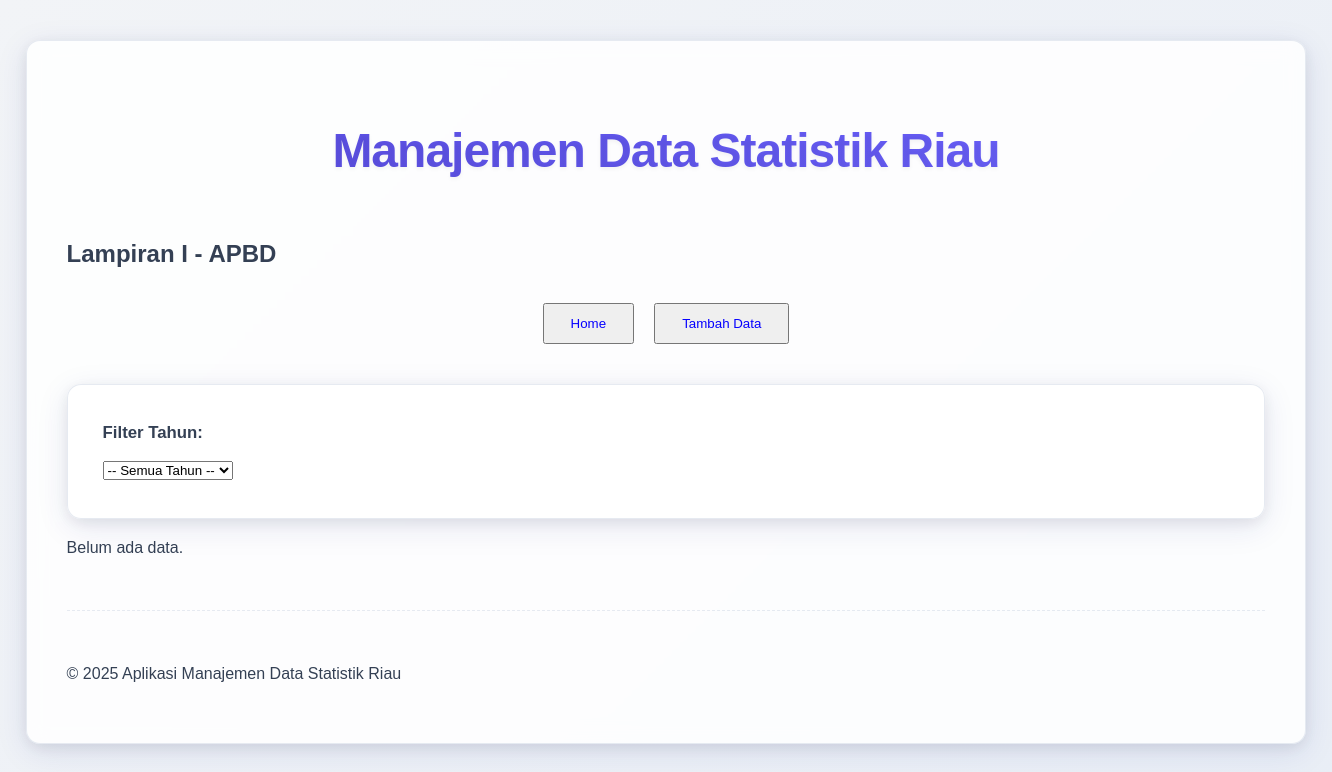
Page /pages/apbd-lampiran-satu/read.php?tahun=2021 on the earlier database version.
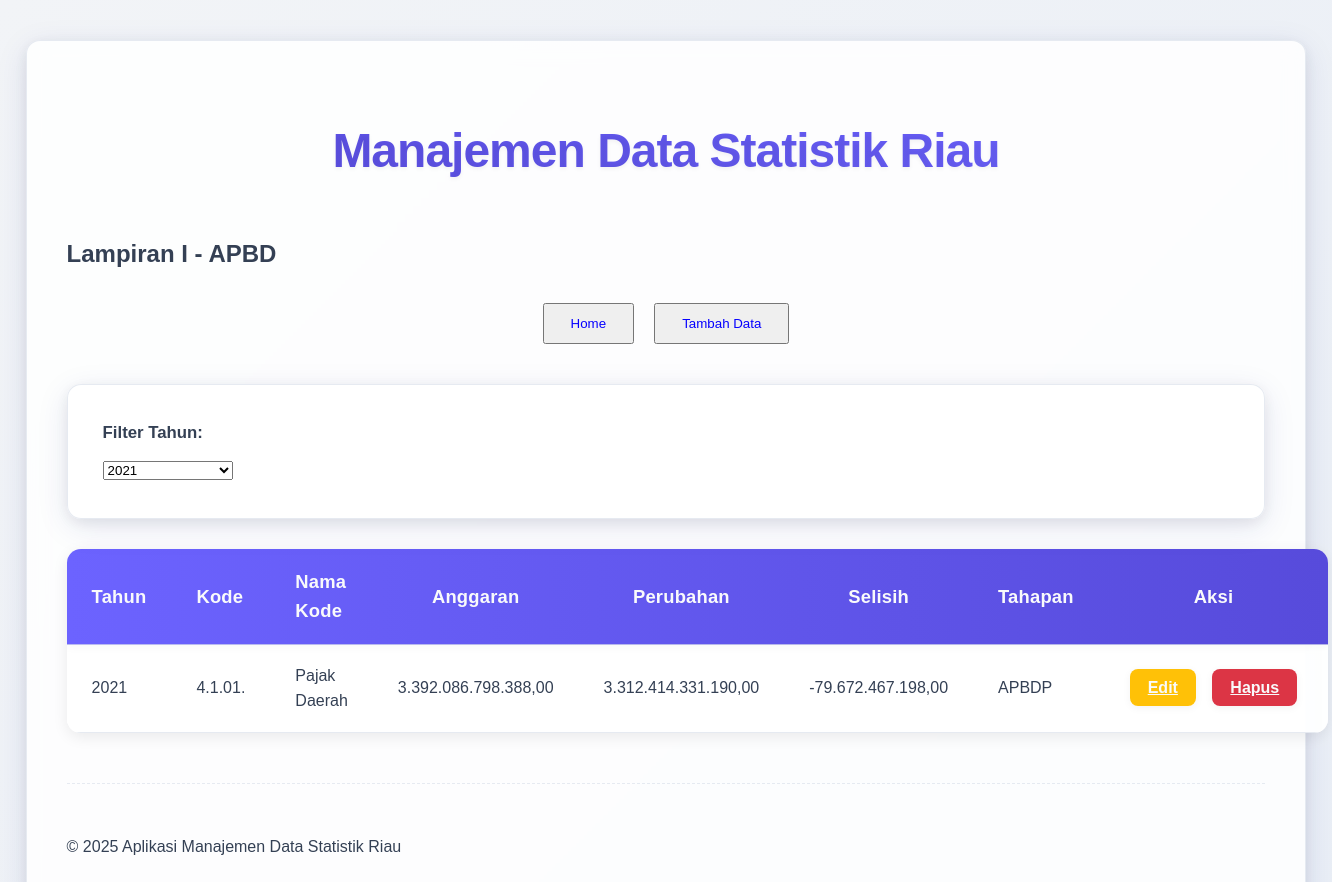
Same page on the later database version.
### tables this page shows
CREATE TABLE `apbd_lampiran_1` (
  `id` int(11) NOT NULL,
  `tahun` int(5) DEFAULT NULL,
  `id_kode_urut` int(5) DEFAULT NULL,
  `jumlah_anggaran` decimal(18,2) DEFAULT NULL,
  `jumlah_perubahan` decimal(18,2) DEFAULT NULL,
  `id_jenis_apbd` int(5) DEFAULT NULL
);

CREATE TABLE `kode_urut` (
  `id` int(11) NOT NULL,
  `no_urut` varchar(11) DEFAULT NULL,
  `uraian` varchar(255) DEFAULT NULL,
  `id_kode_level` int(11) DEFAULT NULL
);

CREATE TABLE `jenis_apbd` (
  `id` int(11) NOT NULL,
  `uraian` varchar(255) DEFAULT NULL,
  `akronim` varchar(255) DEFAULT NULL
);

### pages/apbd-lampiran-satu/read.php (the view, shortened to what this page needs)
<?php
include '../../config/database.php';
include '../../templates/header.php';
$selected_year = '';
if (isset($_GET['tahun']) && $_GET['tahun'] != '') {
    $selected_year = $_GET['tahun'];
}
$where_clause = "";
if ($selected_year != '') {
    $where_clause = " WHERE tahun= ?";
}
$sql = "SELECT a.id AS id, a.tahun AS tahun, b.no_urut AS kode, b.uraian AS nama_kode, jumlah_anggaran, jumlah_perubahan, c.nama_level AS level, d.akronim AS jenis_apbd
        FROM apbd_lampiran_1 AS a
        LEFT JOIN kode_urut AS b ON a.id_kode_urut = b.id
        LEFT JOIN kode_level AS c ON c.id = b.id_kode_level
        LEFT JOIN jenis_apbd AS d ON d.id = a.id_jenis_apbd
        " . $where_clause . "
        ORDER BY tahun, kode DESC";
$stmt = $conn->prepare($sql);
if ($selected_year != '') {
    $stmt->bind_param("s", $selected_year);
}
$stmt->execute();
$result = $stmt->get_result();
$years_query = "SELECT DISTINCT tahun FROM apbd_lampiran_1 ORDER BY tahun DESC";
$years_result = $conn->query($years_query);
$available_years = [];
if ($years_result->num_rows > 0) {
    while ($row = $years_result->fetch_assoc()) {
        $available_years[] = $row['tahun'];
    }
}
?>
<h2>Lampiran I - APBD</h2>
<div class="button-group">
    <button><a href="../../index.php">Home</a></button>
    <button><a href="create.php">Tambah Data</a></button>
</div>
<form method="GET" action="">
    <label for="tahun">Filter Tahun:</label>
    <select name="tahun" id="tahun" onchange="this.form.submit()">
        <option value="">-- Semua Tahun --</option>
        <?php foreach ($available_years as $year): ?>
            <option value="<?php echo htmlspecialchars($year); ?>"
                <?php echo ($selected_year == $year) ? 'selected' : ''; ?>>
                <?php echo htmlspecialchars($year); ?>
            </option>
        <?php endforeach; ?>
    </select>
</form>
<?php
if ($result->num_rows > 0):
?>
    <table>
        <thead>
            <tr>
                <th>Tahun</th>
                <th>Kode</th>
                <th>Nama Kode</th>
                <th style="text-align: center;">Anggaran</th>
                <th style="text-align: center;">Perubahan</th>
                <th style="text-align: center;">Selisih</th>
                <th style="text-align: center;">Tahapan</th>
                <th style="text-align: center;">Aksi</th>
            </tr>
        </thead>
        <tbody>
            <?php
            while ($row = $result->fetch_assoc()):
            ?>
                <tr>
                    <td><?php echo htmlspecialchars($row['tahun']); ?></td>
                    <td><?php echo htmlspecialchars($row['kode']); ?></td>
                    <td><?php echo htmlspecialchars($row['nama_kode']); ?></td>
                    <td style="text-align:right"><?php echo htmlspecialchars(number_format($row['jumlah_anggaran'] ?? 0, 2, ',', '.')); ?></td>
                    <td style="text-align:right"><?php echo htmlspecialchars(number_format($row['jumlah_perubahan'] ?? 0, 2, ',', '.')); ?></td>
                    <td style="text-align:right"><?php echo htmlspecialchars(number_format(($row['jumlah_perubahan'] - $row['jumlah_anggaran']) ?? 0, 2, ',', '.')); ?></td>
                    <td><?php echo htmlspecialchars($row['jenis_apbd']); ?></td>
                    <td class="actions">
                        <a href="update.php?id=<?php echo htmlspecialchars($row['id']); ?>" class="edit">Edit</a>
                        <a href="delete.php?id=<?php echo htmlspecialchars($row['id']); ?>" class="delete"
                            onclick="return confirm('Apakah Anda yakin ingin menghapus data ini?')">Hapus</a>
                    </td>
                </tr>
            <?php endwhile; ?>
        </tbody>
    </table>
<?php else: ?>
    <p>Belum ada data.</p>
<?php endif; ?>
<?php
include '../../templates/footer.php';
?>

### templates/header.php (shortened to what this page needs)
<!DOCTYPE html>
<html lang="en">
<head>
    <link rel="stylesheet" href="../../templates/css/style.css">
</head>
<body>
    <div class="container">
        <h1>Manajemen Data Statistik Riau</h1>

### templates/footer.php
<hr>
<footer>
    <p>&copy; <?php echo date("Y"); ?> Aplikasi Manajemen Data Statistik Riau</p>
</footer>
</div>
</body>
</html>

### templates/css/style.css (style rules this page uses)
:root { --primary-color: #6C63FF; --primary-dark: #574BDB; --accent-color: #00C896; --text-dark: #344054; --text-light: #F9FAFB; --bg-light: #F2F4F7; --card-bg: rgba(255, 255, 255, 0.85); --border-color: rgba(220, 226, 235, 0.7); --shadow-soft: 0 4px 15px rgba(0, 0, 0, 0.08); --shadow-medium: 0 8px 25px rgba(0, 0, 0, 0.12); --shadow-glass: 0 8px 32px 0 rgba(31, 38, 135, 0.1); --success-color: #28A745; --danger-color: #DC3545; --warning-color: #FFC107; --radius-base: 14px; --transition-fast: 0.2s ease-out; --transition-normal: 0.3s ease-in-out; }
body { font-family: 'Poppins', sans-serif; background: linear-gradient(135deg, var(--bg-light) 0%, #E9EEF6 100%); margin: 0; padding: 0; line-height: 1.6; color: var(--text-dark); display: flex; justify-content: center; align-items: flex-start; min-height: 100vh; padding: 40px 0; box-sizing: border-box; overflow-x: hidden; }
.container { width: 90%; max-width: 1500px; margin: 0 auto; background: var(--card-bg); backdrop-filter: blur(10px); -webkit-backdrop-filter: blur(10px); border: 1px solid var(--border-color); padding: 40px; box-shadow: var(--shadow-glass), var(--shadow-soft); border-radius: var(--radius-base); transition: transform var(--transition-normal); }
h1 { color: var(--primary-dark); text-align: center; margin-bottom: 45px; font-family: 'Montserrat', sans-serif; font-size: 3em; font-weight: 800; letter-spacing: -1px; background: -webkit-linear-gradient(45deg, var(--primary-dark), var(--primary-color)); -webkit-background-clip: text; -webkit-text-fill-color: transparent; text-shadow: 0 2px 4px rgba(0, 0, 0, 0.05); }
hr { border: none; border-top: 1px dashed var(--border-color); margin: 50px 0; }
table { width: 100%; border-collapse: separate; border-spacing: 0; margin-top: 30px; box-shadow: var(--shadow-soft); border-radius: var(--radius-base); overflow: hidden; background-color: var(--card-bg); }
table thead tr { background: linear-gradient(90deg, var(--primary-color), var(--primary-dark)); color: var(--text-light); box-shadow: 0 2px 8px rgba(0, 0, 0, 0.1); }
table th, table td { padding: 18px 25px; text-align: left; border-bottom: 1px solid var(--border-color); }
table th { font-weight: 700; font-size: 1.15em; letter-spacing: 0.2px; }
table tbody tr:nth-child(odd) { background-color: rgba(255, 255, 255, 0.7); }
table td.actions { text-align: center; white-space: nowrap; }
table td.actions a { padding: 10px 18px; border-radius: 8px; font-weight: 600; transition: background-color var(--transition-fast), transform var(--transition-fast), box-shadow var(--transition-fast); margin: 0 6px; box-shadow: 0 2px 8px rgba(0, 0, 0, 0.05); }
table td.actions .edit { background-color: var(--warning-color); color: var(--text-light); }
table td.actions .delete { background-color: var(--danger-color); color: var(--text-light); }
form { background: var(--card-bg); backdrop-filter: blur(8px); -webkit-backdrop-filter: blur(8px); padding: 35px; border-radius: var(--radius-base); box-shadow: var(--shadow-glass), var(--shadow-soft); margin-top: 40px; border: 1px solid var(--border-color); }
form label { display: block; margin-bottom: 10px; font-weight: 600; color: var(--text-dark); font-size: 1.05em; }
.button-group { display: flex; gap: 20px; margin-top: 30px; justify-content: center; }
.button-group button a { color: #0600ff; text-decoration: none; display: block; padding: 10px 20px; }

Differences in the rows shown:
added apbd_lampiran_1: tahun "2021", id_kode_urut.no_urut "4.1.01.", id_kode_urut.uraian "Pajak Daerah", jumlah_anggaran "3.392.086.798.388,00", jumlah_perubahan "3.312.414.331.190,00", $row['jumlah_perubahan'] - $row['jumlah_anggaran'] "-79.672.467.198,00", id_jenis_apbd.akronim "APBDP"
Other differences:
form field tahun: "-- Semua Tahun --" → "2021"
text no longer shown: "Belum ada data."
text now shown: "Tahun Kode Nama Kode Anggaran Perubahan Selisih Tahapan Aksi"
